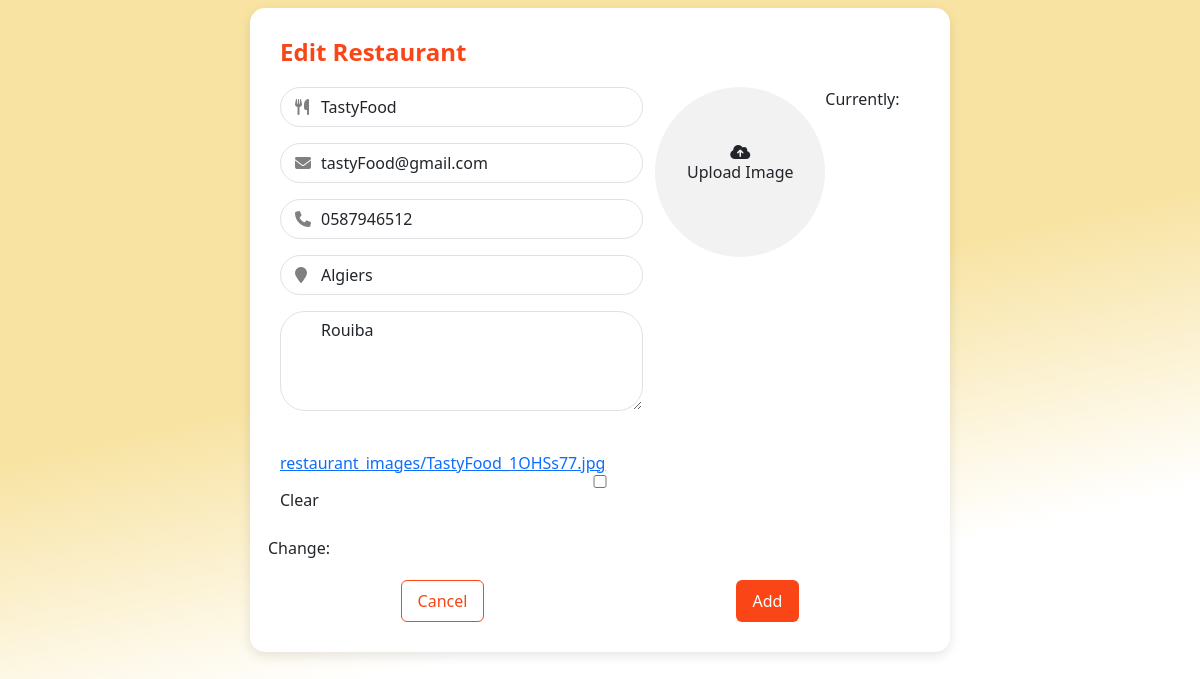
/restaurant/restaurants/edit/2/ (signed in), run on an earlier commit of the app's database.
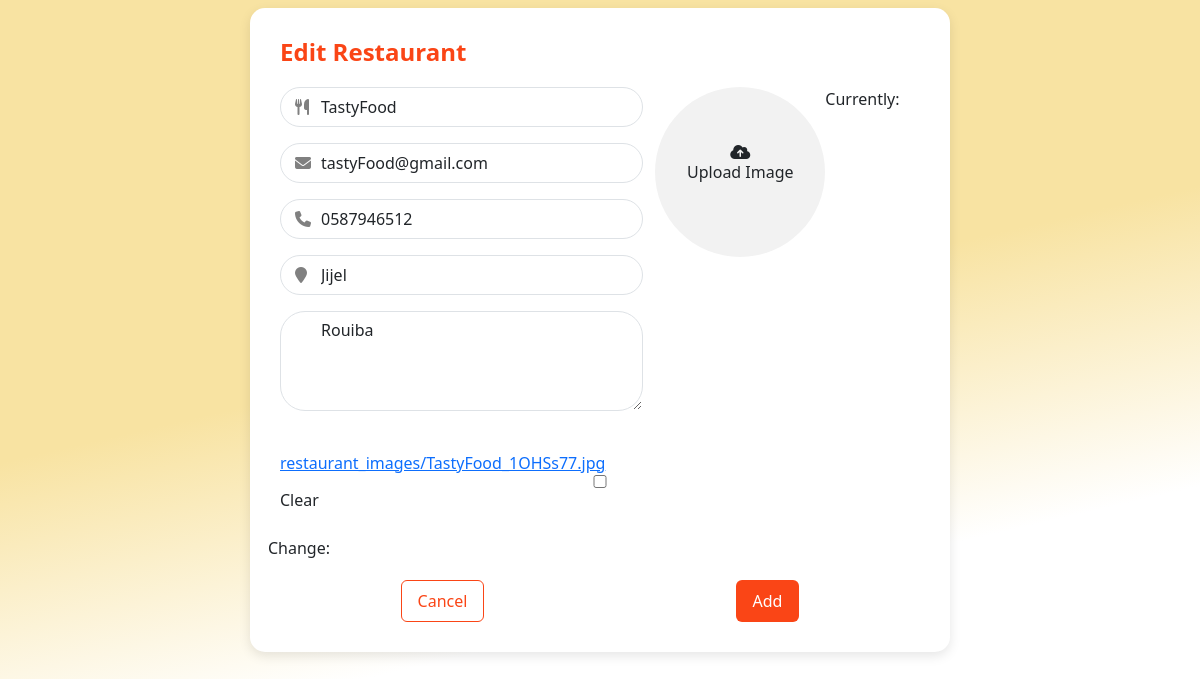
And on a later commit of the database.
### restaurant/models.py (models this page shows, shortened)
class Restaurant(models.Model):
    name = models.CharField(max_length=100)
    address = models.CharField(max_length=255)
    city = models.CharField(max_length=100)
    phone = models.CharField(max_length=20)
    email = models.EmailField()
    image = models.ImageField(upload_to='restaurant_images/', blank=True, null=True)

### restaurant/views.py (the view)
# urls.py: path('restaurants/edit/<int:pk>/', views.edit_restaurant, name='edit_restaurant'),
@pdg_required
def edit_restaurant(request, pk):
    restaurant = get_object_or_404(Restaurant, pk=pk)
    if request.method == 'POST':
        form = RestaurantForm(request.POST, request.FILES, instance=restaurant)
        if form.is_valid():
            form.save()
            return redirect('restaurants')
    else:
        form = RestaurantForm(instance=restaurant)
    return render(request, 'pdg/addRest.html', {'form': form})

### restaurant/forms.py
class RestaurantForm(forms.ModelForm):
    class Meta:
        model = Restaurant
        fields = '__all__'
        widgets = {
            'name': forms.TextInput(attrs={'class': 'form-control', 'placeholder': 'Restaurant name'}),
            'phone': forms.TextInput(attrs={'class': 'form-control', 'placeholder': 'Phone'}),
            'email': forms.EmailInput(attrs={'class': 'form-control', 'placeholder': 'Email'}),
            'city': forms.TextInput(attrs={'class': 'form-control', 'placeholder': 'City'}),
            'address': forms.Textarea(attrs={'class': 'text-area form-control', 'placeholder': 'Complete address'}),
            'image': forms.ClearableFileInput(attrs={'class': 'form-control d-none', 'id': 'id_photo'}),
        }

### templates/pdg/addRest.html (shortened to what this page needs)
{% extends 'pdg/baseform.html' %}
{% load static %}
{% block extra_css %}
    <link rel="stylesheet" href="{% static 'styles/pdg/addMang.css' %}">
{% endblock %}
{% block titlee %}
   <h4 class="form-title">{% if form.instance.pk %}Edit{% else %}Add New{% endif %} Restaurant</h4>
{% endblock %}
{% block content %}
    <form method="post" enctype="multipart/form-data">
        <div class="row flex-column flex-md-row">
            <div class="col-md-7 mb-4">
                <div class="icon-input mb-3">
                    <i class="fa-solid fa-utensils"></i>
                    {{ form.name }}
                </div>
                <div class="icon-input mb-3">
                    <i class="fa-solid fa-envelope"></i>
                    {{ form.email }}
                </div>
                <div class="icon-input mb-3">
                    <i class="fa-solid fa-phone"></i>
                    {{ form.phone }}
                </div>
                <div class="icon-input mb-3">
                    <i class="fa-solid fa-location-pin"></i>
                    {{ form.city }}
                </div>
                <div class="icon-input mb-3">
                    {{ form.address }}
                </div>
            </div>
            <label for="id_photo" class="upload-area position-relative">
                <div class="d-flex flex-column align-items-center justify-content-center" id="uploadIcon">
                    <i class="fa-solid fa-cloud-arrow-up"></i>
                    <p>Upload Image</p>
                </div>
            </label>
            {{ form.image }}
                <div class="buttons">
                    <a href="{% url 'restaurants' %}" class="btn btn-outline btn1_color">Cancel</a>
                    <button type="submit" class="btn btn2_color">Add</button>
                </div>
            </div>
        </div>
{% endblock %}

What changed in the data, as far as the page shows it:
changed Restaurant "TastyFood": city "Algiers" → "Jijel"
